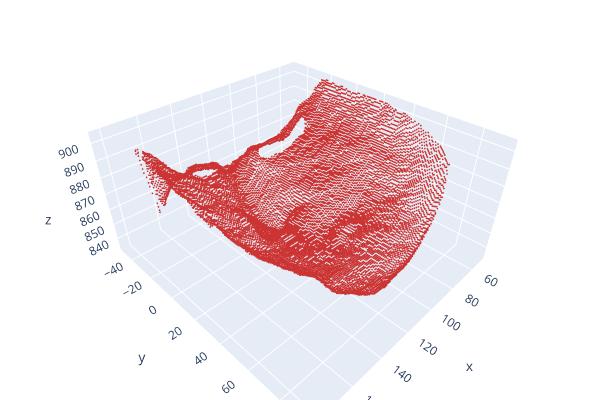

Write notebook code for a chart like this one.
### Code cell
ply_path = "3099.ply"  # Nicolas sample

ply_pcd = o3d.io.read_point_cloud(ply_path)
ply_pcd.estimate_normals()
ply_pcd.paint_uniform_color([0.8, 0.2, 0.2]) 

print(f"Visualizing {ply_path}...")

o3d.visualization.draw_plotly([ply_pcd])

### Figure 1 — Plotly figure (JSON) as saved in the notebook; plotly's stock layout.template omitted (floating-point values rounded to 4 significant figures; data arrays with more than 128 entries replaced by an {"elided": "..."} marker saying what was removed)
{"data": [{"marker": {"color": {"elided": "15801x3 float values"}, "size": 1}, "mode": "markers", "type": "scatter3d", "x": {"elided": "15801 float values"}, "y": {"elided": "15801 float values"}, "z": {"elided": "15801 float values"}}], "layout": {"height": 400, "margin": {"b": 0, "l": 0, "r": 0, "t": 0}, "scene": {"camera": {"center": {"x": 0, "y": 0, "z": 0}, "up": {"x": 0, "y": 0, "z": 1}}}, "showlegend": false, "width": 600}}
